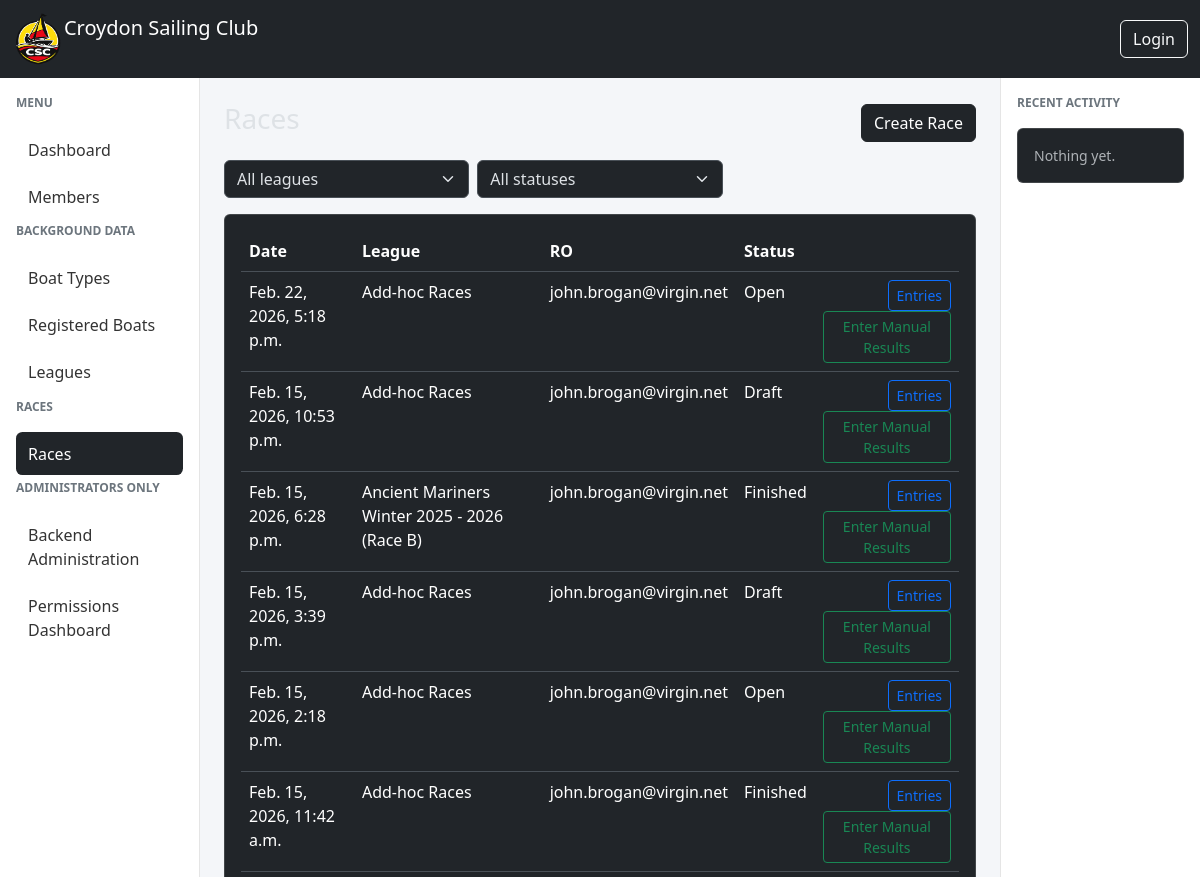
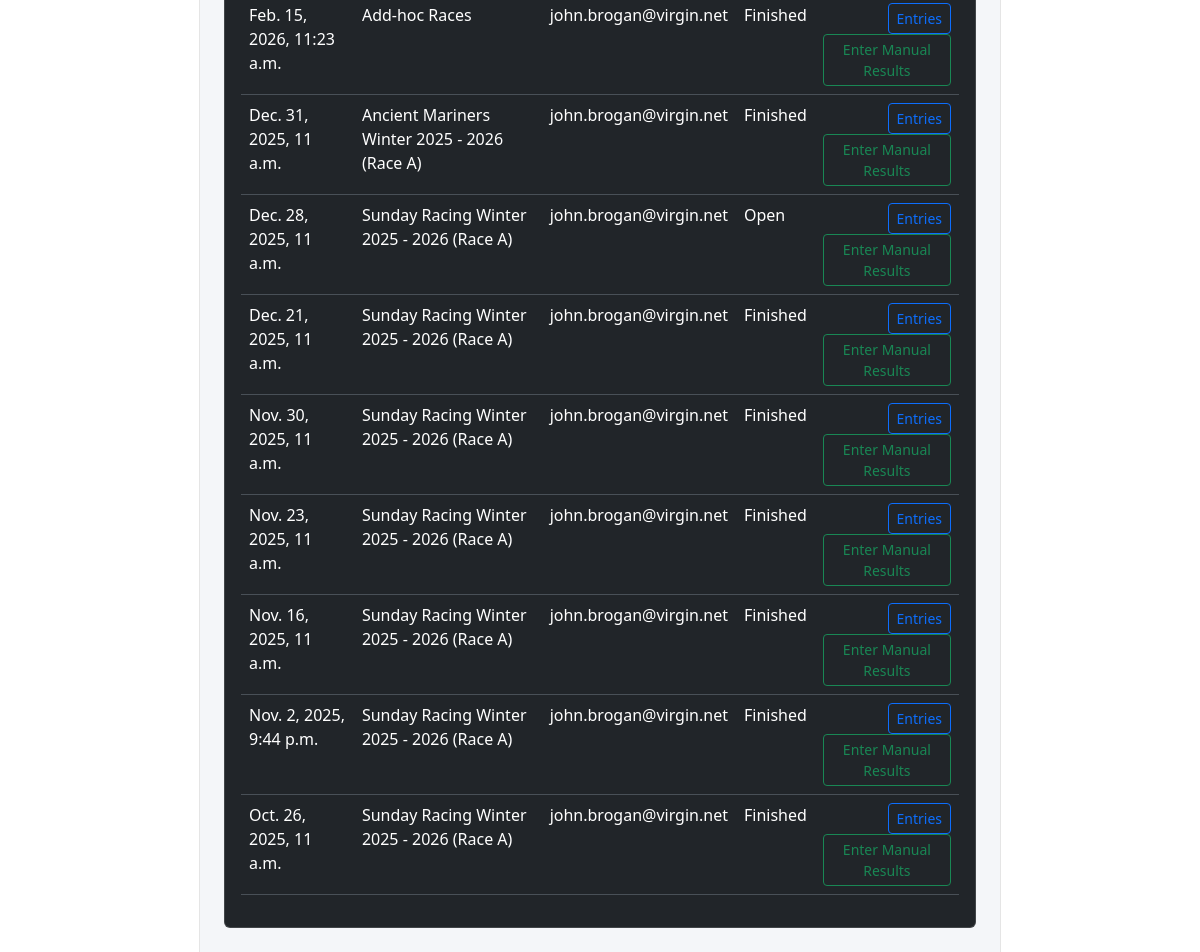
Before: / with the older database file (2 pictures, top to bottom).
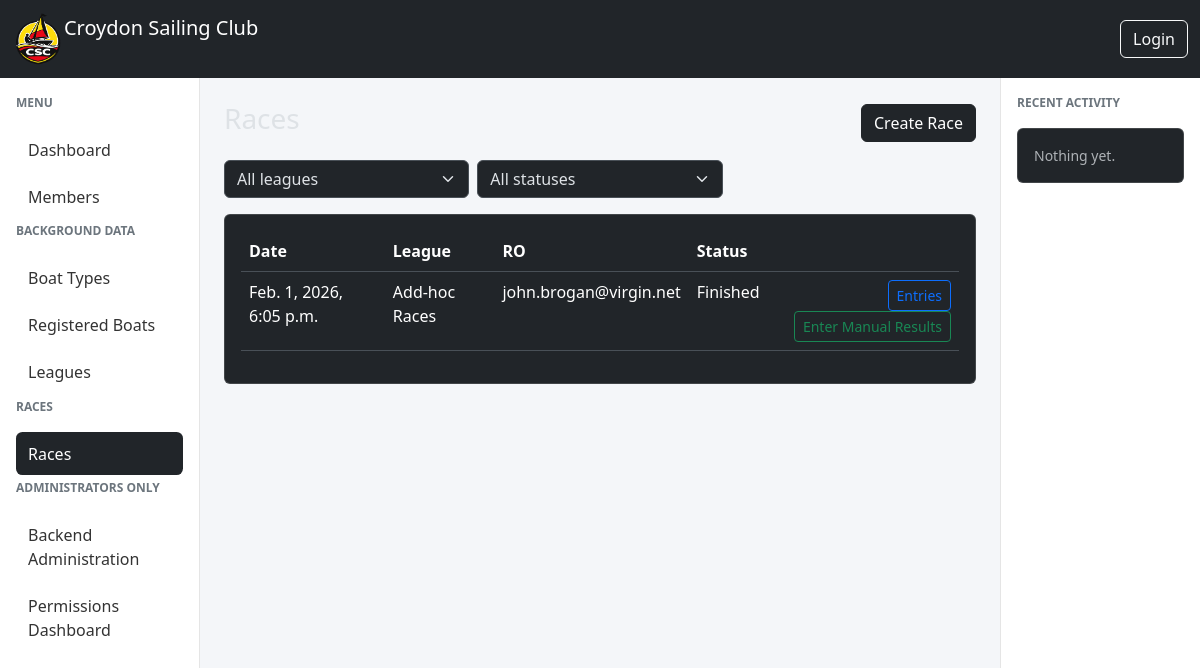
After: the same page with the newer database file.
### races/models.py (models this page shows, shortened)
class Race(models.Model):
    event = models.OneToOneField(Event, on_delete=models.CASCADE)
    league = models.ForeignKey(
        "races.League",
        on_delete=models.SET_NULL,
        null=True,
        blank=True,
        related_name="races",
    )
    race_officer = models.ForeignKey(
        settings.AUTH_USER_MODEL,
        on_delete=models.SET_NULL,
        null=True,
        related_name="races_as_ro",
    )
    assistant_race_officer = models.ForeignKey(
        settings.AUTH_USER_MODEL,
        on_delete=models.SET_NULL,
        null=True,
        blank=True,
        related_name="races_as_aro",
    )
    class RaceStatus(models.TextChoices):
        DRAFT = "draft", "Draft"
        OPEN = "open", "Open"
        RUNNING = "running", "Running"
        FINISHED = "finished", "Finished"
        VERIFIED = "verified", "Verified"
        LOCKED = "locked", "Locked"
    status = models.CharField(
        max_length=20,
        choices=RaceStatus.choices,
        default=RaceStatus.DRAFT,
    )

class Event(models.Model):
    class EventType(models.TextChoices):
        RACE = "race", "Race"
        MEETING = "meeting", "Meeting"
        WORKPARTY = "workparty", "Work Party"
    start_datetime = models.DateTimeField()
    type = models.CharField(max_length=20, choices=EventType.choices)
    created_by = models.ForeignKey(
        settings.AUTH_USER_MODEL,
        on_delete=models.SET_NULL,
        null=True,
        related_name="events_created",
    )
    created_at = models.DateTimeField(auto_now_add=True)
    is_active = models.BooleanField(default=True)

class League(models.Model):
    name = models.CharField(max_length=200, unique=True)
    description = models.CharField(max_length=200, blank=True)
    date_from = models.DateField(help_text='The first date a race can be added to this league')
    date_to = models.DateField(help_text='The last date a race can be added to this league')
    def __str__(self):
        return self.name

### members/models.py (models this page shows, shortened)
class Member(AbstractUser):
    username = models.CharField(
        max_length=150,
        unique=True,
        null=True,
        blank=True,
        verbose_name="Alias"
    )
    email = models.EmailField(
        unique=True,
        verbose_name="Email Address"
    )
    full_name = models.CharField(
        max_length=255,
        blank=True,
        help_text="Full name as an alternative to first and last name"
    )
    email_verified = models.BooleanField(
        default=False,
        help_text="Designates whether the user's email has been verified"
    )
    default_boat = models.ForeignKey(
        "races.RegisteredBoat",
        on_delete=models.SET_NULL,
        null=True,
        blank=True,
        related_name="default_for_members",
    )
    USERNAME_FIELD = "email"
    REQUIRED_FIELDS = ["username"]
    def __str__(self):
        return self.email

### races/views.py (the view)
# urls.py: path("", RaceListView.as_view(), name="races-list"),
class RaceListView(ListView):
    model = Race
    template_name = "races/race_list.html"
    context_object_name = "races"
    ordering = ["-event__start_datetime"]
    def get_queryset(self):
        qs = super().get_queryset().select_related("league")
        league_id = self.request.GET.get("league")
        status = self.request.GET.get("status")
        if league_id and league_id != "all":
            qs = qs.filter(league_id=league_id)
        if status and status != "all":
            qs = qs.filter(status=status)
        return qs
    def get_context_data(self, **kwargs):
        context = super().get_context_data(**kwargs)
        context["leagues"] = League.objects.order_by("name")
        context["selected_league"] = self.request.GET.get("league", "all")
        context["selected_status"] = self.request.GET.get("status", "all")
        return context

### races/templates/races/race_list.html (shortened to what this page needs)
{% extends "base.html" %}
{% block content %}
<div class="d-flex justify-content-between align-items-center mb-3">
    <h3>Races</h3>
    <a href="{% url 'race-add' %}" class="btn btn-dark">
        Create Race
    </a>
</div>
<form method="get" class="row g-2 mb-3">
    <div class="col-md-4">
        <select name="league" class="form-select" onchange="this.form.submit()">
            <option value="all">All leagues</option>
        </select>
    </div>
    <div class="col-md-4">
        <select name="status" class="form-select" onchange="this.form.submit()">
            <option value="all">All statuses</option>
        </select>
    </div>
</form>
<div class="card">
    <div class="card-body">
        <table class="table table-hover">
            <thead>
                <tr>
                    <th>Date</th>
                    <th>League</th>
                    <th>RO</th>
                    <th>Status</th>
                    <th></th>
                </tr>
            </thead>
            <tbody>
            {% for race in races %}
                <tr>
                    <td>{{ race.event.start_datetime }}</td>
                    <td>{{ race.league|default:"—" }}</td>
                    <td>{{ race.race_officer|default:"—" }}</td>
                    <td>{{ race.get_status_display }}</td>
                    <td class="text-end">
                        <a href="{% url 'race-entries' race.pk %}"
                           class="btn btn-sm btn-outline-primary">
                           Entries
                        </a>
                        <a href="{% url 'race-results-manual' race.pk %}"
                            class="btn btn-sm btn-outline-success">
                            Enter Manual Results
                        </a>
                    </td>
                </tr>
            {% empty %}
                <tr>
                    <td colspan="5" class="text-center text-muted">
                        No races yet
                    </td>
                </tr>
            {% endfor %}
            </tbody>
        </table>
    </div>
</div>
{% endblock %}

### csc_manager/templates/base.html (shortened to what this page needs)
{% load bootstrap5 %}
{% load static %}
<!DOCTYPE html>
<html lang="en" data-bs-theme="dark">
<head>
    {% bootstrap_css %}
</head>
<body>
<nav class="navbar navbar-expand-lg navbar-dark bg-dark">
    <div class="container-fluid">
        <a class="navbar-brand d-flex align-items-centre" href="/">
            <img src="{% static 'img/csc_logo_cropped.png' %}" class="logo"> Croydon Sailing Club
        </a>
        <div class="ms-auto">
            {% if user.is_authenticated %}
            <div class="dropdown">
                <a class="btn btn-outline-light dropdown-toggle"
                   data-bs-toggle="dropdown">
                    {{ user.get_short_name|default:user.email }}
                </a>
                <ul class="dropdown-menu dropdown-menu-end">
                    <li>
                        <a class="dropdown-item" href="#">Profile</a>
                    </li>
                    <li><hr class="dropdown-divider"></li>
                    <li>
                        <form method="post" action="{% url 'logout' %}">
                            {% csrf_token %}
                            <button class="dropdown-item">Logout</button>
                        </form>
                    </li>
                </ul>
            </div>
            {% else %}
                <a class="btn btn-outline-light" href="{% url 'login' %}">
                    Login
                </a>
            {% endif %}
        </div>
    </div>
</nav>
<div class="container-fluid">
    <div class="row">
        <div class="col-lg-2 d-none d-lg-block sidebar p-3">
            {% include "components/sidebar_menu.html" %}
        </div>
        <main class="col-lg-8 col-12 p-4">
            {% block content %}{% endblock %}
        </main>
        <div class="col-lg-2 d-none d-lg-block activity-panel p-3">
            <div class="sidebar-title">Recent Activity</div>
            {% block rightpanel %}
            <div class="card">
                <div class="card-body small text-muted">
                    Nothing yet.
                </div>
            </div>
            {% endblock %}
        </div>
    </div>
</div>
</body>
</html>

### csc_manager/templates/components/sidebar_menu.html
<div class="sidebar-title">Menu</div>
<a class="menu-link {% if request.resolver_match.url_name == 'dashboard' %}active{% endif %}"
   href="{% url 'dashboard' %}">
    Dashboard
</a>
<a class="menu-link {% if request.resolver_match.url_name == 'member-list' %}active{% endif %}"
   href="{% url 'member-list' %}">
    Members
</a>
<div class="sidebar-title">BACKGROUND DATA</div>
<a class="menu-link {% if request.resolver_match.url_name == 'boattype-list' %}active{% endif %}"
   href="{% url 'boattype-list' %}">
    Boat Types
</a>
<a class="menu-link {% if request.resolver_match.url_name == 'registered-boats-list' %}active{% endif %}"
   href="{% url 'registered-boats-list' %}">
    Registered Boats
</a>
<a class="menu-link {% if request.resolver_match.url_name == 'leagues-list' %}active{% endif %}"
   href="{% url 'leagues-list' %}">
    Leagues
</a>
<div class="sidebar-title">RACES</div>
<a class="menu-link {% if request.resolver_match.url_name == 'races-list' %}active{% endif %}"
   href="{% url 'races-list' %}">
    Races
</a>
<div class="sidebar-title">ADMINISTRATORS ONLY</div>
<a class="menu-link {% if request.resolver_match.url_name == 'admin' %}active{% endif %}"
   href="/admin">
    Backend Administration
</a>
<a class="menu-link {% if request.resolver_match.url_name == 'permission-dashboard' %}active{% endif %}"
   href="{% url 'permission-dashboard' %}">
    Permissions Dashboard
</a>

### csc_manager/templates/base.html (style rules this page uses)
body { background-color: #f4f6f9; }
.logo { height: 52px; width: auto; max-width: none; display: block; }
.sidebar { min-height: calc(100vh - 56px); border-right: 1px solid #e5e5e5; background: white; }
.sidebar-title { font-size: 0.75rem; font-weight: 600; text-transform: uppercase; color: #6c757d; margin-bottom: 1rem; }
.menu-link { display: block; padding: 0.6rem 0.75rem; margin-bottom: 0.25rem; border-radius: 0.4rem; color: #333; text-decoration: none; font-weight: 500; }
.menu-link.active { background-color: #212529; color: white; }
.activity-panel { background: white; border-left: 1px solid #e5e5e5; min-height: calc(100vh - 56px); }
.activity-panel .card { margin-bottom: 0.75rem; }
.navbar-brand { flex: 0 0 auto; max-width: none; }
.navbar-brand img { max-width: none !important; }
.navbar > .container-fluid { flex-wrap: nowrap; }

Changed rows visible on the page:
removed Race: event.start_datetime "Feb. 22, 2026, 5:18 p.m.", league "Add-hoc Races", race_officer "john.brogan@virgin.net", status "Open"
removed Race: event.start_datetime "Feb. 15, 2026, 10:53 p.m.", league "Add-hoc Races", race_officer "john.brogan@virgin.net", status "Draft"
removed Race: event.start_datetime "Feb. 15, 2026, 6:28 p.m.", league "Ancient Mariners Winter 2025 - 2026 (Race B)", race_officer "john.brogan@virgin.net", status "Finished"
removed Race: event.start_datetime "Feb. 15, 2026, 3:39 p.m.", league "Add-hoc Races", race_officer "john.brogan@virgin.net", status "Draft"
removed Race: event.start_datetime "Feb. 15, 2026, 2:18 p.m.", league "Add-hoc Races", race_officer "john.brogan@virgin.net", status "Open"
removed Race: event.start_datetime "Feb. 15, 2026, 11:42 a.m.", league "Add-hoc Races", race_officer "john.brogan@virgin.net", status "Finished"
removed Race: event.start_datetime "Feb. 15, 2026, 11:23 a.m.", league "Add-hoc Races", race_officer "john.brogan@virgin.net", status "Finished"
removed Race: event.start_datetime "Dec. 31, 2025, 11 a.m.", league "Ancient Mariners Winter 2025 - 2026 (Race A)", race_officer "john.brogan@virgin.net", status "Finished"
removed Race: event.start_datetime "Dec. 28, 2025, 11 a.m.", league "Sunday Racing Winter 2025 - 2026 (Race A)", race_officer "john.brogan@virgin.net", status "Open"
removed Race: event.start_datetime "Dec. 21, 2025, 11 a.m.", league "Sunday Racing Winter 2025 - 2026 (Race A)", race_officer "john.brogan@virgin.net", status "Finished"
removed Race: event.start_datetime "Nov. 30, 2025, 11 a.m.", league "Sunday Racing Winter 2025 - 2026 (Race A)", race_officer "john.brogan@virgin.net", status "Finished"
removed Race: event.start_datetime "Nov. 23, 2025, 11 a.m.", league "Sunday Racing Winter 2025 - 2026 (Race A)", race_officer "john.brogan@virgin.net", status "Finished"
removed Race: event.start_datetime "Nov. 16, 2025, 11 a.m.", league "Sunday Racing Winter 2025 - 2026 (Race A)", race_officer "john.brogan@virgin.net", status "Finished"
removed Race: event.start_datetime "Nov. 2, 2025, 9:44 p.m.", league "Sunday Racing Winter 2025 - 2026 (Race A)", race_officer "john.brogan@virgin.net", status "Finished"
removed Race: event.start_datetime "Oct. 26, 2025, 11 a.m.", league "Sunday Racing Winter 2025 - 2026 (Race A)", race_officer "john.brogan@virgin.net", status "Finished"
added Race: event.start_datetime "Feb. 1, 2026, 6:05 p.m.", league "Add-hoc Races", race_officer "john.brogan@virgin.net", status "Finished"
